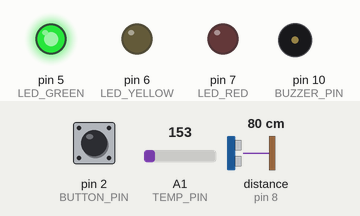
Recording of a sketch running on a simulated Arduino Uno, built with avr-gcc and run on an emulated ATmega328P. On the bench: output pins drawn as LEDs (lit = HIGH), buzzer (waves = sounding). Wiring (inferred from the names in the program): ultrasonic range finder: trigger pin 9; echo pin 8. The inputs (shaded band) are chosen by the test bench; at power-on: distance to the obstacle (sensor on pin 8) 80 cm, A1 (TEMP_PIN) = 153, pin 2 (BUTTON_PIN) HIGH. The echo pulse lasts 58.3 µs per cm; pins used as bus, display or sensor lines are not drawn; what the sketch prints to the serial monitor is not drawn.

Above: at 2.2 s.
2.3 s: distance to the obstacle (sensor on pin 8) set to 2 cm
At 4.24 s:
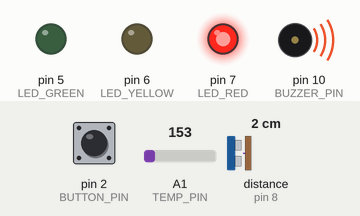
5.3 s: distance to the obstacle (sensor on pin 8) set to 19 cm
At 5.54 s:
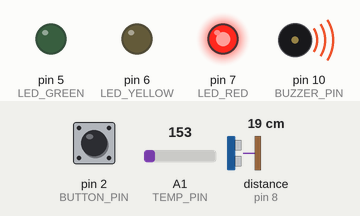
8.3 s: distance to the obstacle (sensor on pin 8) set to 23 cm
At 9.3 s:
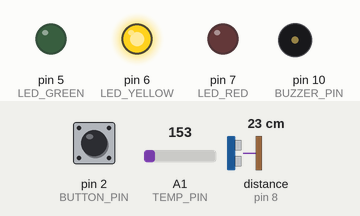
9.8 s: A1 (TEMP_PIN) set to 174
11.3 s: A1 (TEMP_PIN) set to 194
At 12.6 s:
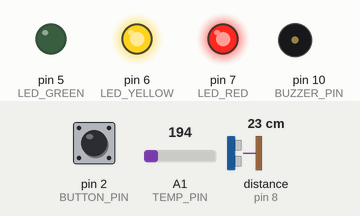
13.4 s: A1 (TEMP_PIN) set to 175
At 13.9 s:
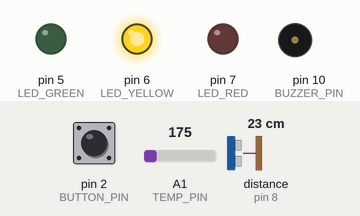
Timing chart, 0 to 15.9 s (numbered marks = the images above; inputs shaded):
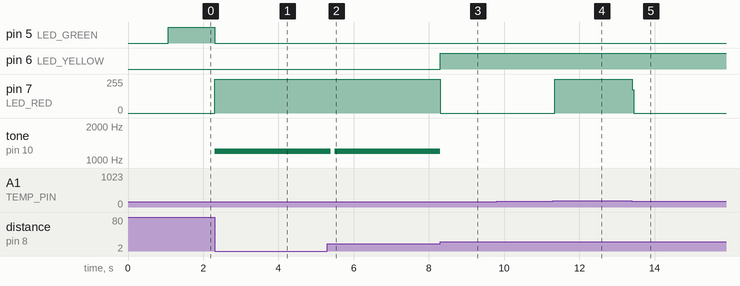

The sketch:

Distance_Temp_Sensor.ino
```cpp
// ============================================================================
// Distance and Temperature Sensing with Alert System
// ============================================================================
// Project: Advanced sensor monitoring with LED indicators and buzzer alerts
// Author: Your Name
// Date: September 2026
// Description: Monitors distance and temperature with visual/audio alerts
//              and silent mode toggle
// ============================================================================

// ============================================================================
// PIN DEFINITIONS
// ============================================================================
const int TRIG_PIN    = 9;      // Ultrasonic trigger pin
const int ECHO_PIN    = 8;      // Ultrasonic echo pin
const int TEMP_PIN    = A1;     // Temperature sensor analog pin
const int BUTTON_PIN  = 2;      // Mode toggle button pin
const int BUZZER_PIN  = 10;     // Buzzer/speaker pin
const int LED_GREEN   = 5;      // Safe status LED
const int LED_YELLOW  = 6;      // Warning status LED
const int LED_RED     = 7;      // Danger status LED

// ============================================================================
// THRESHOLD VALUES
// ============================================================================
const int DIST_SAFE    = 50;    // Safe distance (cm)
const int DIST_WARN    = 20;    // Warning distance (cm)
const float TEMP_ALERT = 40.0;  // Temperature alert threshold (°C)

// ============================================================================
// GLOBAL VARIABLES
// ============================================================================
bool mode_silent = false;          // Silent mode flag
unsigned long Time = 0;            // Buzzer timing variable
bool buzzerOn = false;             // Buzzer state tracker

// ============================================================================
// SETUP - Runs once when Arduino starts
// ============================================================================
void setup() {
  // Initialize Serial Communication
  Serial.begin(9600);

  // Configure Ultrasonic Sensor Pins
  pinMode(TRIG_PIN, OUTPUT);       // Trigger as output
  pinMode(ECHO_PIN, INPUT);        // Echo as input

  // Configure Input Button
  pinMode(BUTTON_PIN, INPUT_PULLUP); // Button with internal pullup

  // Configure Output Devices
  pinMode(BUZZER_PIN, OUTPUT);     // Buzzer pin
  pinMode(LED_GREEN, OUTPUT);      // Green LED
  pinMode(LED_YELLOW, OUTPUT);     // Yellow LED
  pinMode(LED_RED, OUTPUT);        // Red LED

  Serial.println("====================================");
  Serial.println("Advanced Sensor Monitoring System");
  Serial.println("System Initialized!");
  Serial.println("====================================");
  delay(1000);
}

// ============================================================================
// MAIN LOOP - Runs repeatedly
// ============================================================================
void loop() {

  // ========== STEP 1: Read Distance from Ultrasonic Sensor ==========
  float distance = measureDistance();

  // ========== STEP 2: Read Temperature from Analog Sensor ==========
  float realtemp = measureTemperature();

  // ========== STEP 3: Determine Status Based on Distance ==========
  bool objectTooClose = false;

  if (distance > DIST_SAFE) {
    // ===== SAFE STATUS (Green) =====
    digitalWrite(LED_GREEN, HIGH);
    digitalWrite(LED_YELLOW, LOW);
    digitalWrite(LED_RED, LOW);
    noTone(BUZZER_PIN);
    buzzerOn = false;

  } else if (distance <= DIST_SAFE && distance > DIST_WARN) {
    // ===== WARNING STATUS (Yellow) =====
    digitalWrite(LED_GREEN, LOW);
    digitalWrite(LED_YELLOW, HIGH);
    digitalWrite(LED_RED, LOW);
    noTone(BUZZER_PIN);
    buzzerOn = false;

  } else {
    // ===== DANGER STATUS (Red) =====
    digitalWrite(LED_GREEN, LOW);
    digitalWrite(LED_YELLOW, LOW);
    digitalWrite(LED_RED, HIGH);
    objectTooClose = true;
    tone(BUZZER_PIN, 1200);  // 1200 Hz buzzer
    buzzerOn = true;
  }

  // ========== STEP 4: Check Temperature Alert ==========
  if (realtemp >= TEMP_ALERT) {
    digitalWrite(LED_RED, HIGH);  // Enable red LED for high temp
  }

  // ========== STEP 5: Handle Button Press for Silent Mode ==========
  handleButtonPress();

  // ========== STEP 6: Apply Silent Mode ==========
  if (mode_silent) {
    noTone(BUZZER_PIN);
    buzzerOn = false;
  }

  // ========== STEP 7: Buzzer Beeping in Alert Mode ==========
  if (objectTooClose && !mode_silent) {
    if (millis() - Time >= 200) {  // 200ms beep interval
      if (!buzzerOn) {
        tone(BUZZER_PIN, 1200);
        buzzerOn = true;
      } else {
        noTone(BUZZER_PIN);
        buzzerOn = false;
      }
      Time = millis();
    }
  }

  // ========== STEP 8: Log Data to Serial Monitor ==========
  logSensorData(distance, realtemp, objectTooClose);
}

// ============================================================================
// FUNCTION: Measure Distance from Ultrasonic Sensor
// ============================================================================
float measureDistance() {
  // Send trigger pulse
  digitalWrite(TRIG_PIN, LOW);
  delayMicroseconds(2);

  digitalWrite(TRIG_PIN, HIGH);
  delayMicroseconds(10);

  digitalWrite(TRIG_PIN, LOW);

  // Measure echo time
  long duration = pulseIn(ECHO_PIN, HIGH);

  // Calculate distance
  // Formula: Distance = (Speed × Time) / 2
  // Speed of sound = 343 m/s = 0.0343 cm/µs
  float distance = duration * 0.0343 / 2.0;

  return distance;
}

// ============================================================================
// FUNCTION: Measure Temperature from Analog Sensor
// ============================================================================
float measureTemperature() {
  // Read analog value (0-1023)
  int temp = analogRead(TEMP_PIN);

  // Convert to voltage (0-5V)
  float voltage = temp * 5.0 / 1023.0;

  // Convert voltage to temperature (LM35: 10mV per °C)
  // Offset 0.5V at 0°C
  float realtemp = (voltage - 0.5) * 100.0;

  return realtemp;
}

// ============================================================================
// FUNCTION: Handle Button Press for Mode Toggle
// ============================================================================
void handleButtonPress() {
  static bool lastButtonState = HIGH;
  bool currentButtonState = digitalRead(BUTTON_PIN);

  // Detect button press (HIGH to LOW transition)
  if (currentButtonState == LOW && lastButtonState == HIGH) {
    mode_silent = !mode_silent;  // Toggle silent mode
    delay(50);  // Debounce delay

    // Provide feedback
    if (mode_silent) {
      Serial.println(">> SILENT MODE ENABLED");
    } else {
      Serial.println(">> MONITORING MODE ENABLED");
    }
  }

  lastButtonState = currentButtonState;
}

// ============================================================================
// FUNCTION: Log Sensor Data to Serial Monitor
// ============================================================================
void logSensorData(float distance, float realtemp, bool objectTooClose) {
  static unsigned long lastLogTime = 0;

  // Log every 1000ms (1 second)
  if (millis() - lastLogTime >= 1000) {

    Serial.println("----------------------------");

    // Display current mode
    Serial.print("Mode: ");
    Serial.println(mode_silent ? "SILENT" : "MONITORING");

    // Display distance
    Serial.print("Distance: ");
    Serial.print(distance);
    Serial.println(" cm");

    // Display temperature
    Serial.print("Temperature: ");
    Serial.print(realtemp);
    Serial.println(" °C");

    // Display warnings
    if (objectTooClose) {
      Serial.println("⚠️  WARNING: Object too close!");
    }

    if (realtemp >= TEMP_ALERT) {
      Serial.println("🔴 ALERT: High Temperature Detected!");
    }

    Serial.println("----------------------------");
    Serial.println("");

    lastLogTime = millis();
  }
}

// ============================================================================
// CONFIGURATION GUIDE
// ============================================================================
/*
 * PINOUT:
 * Pin 2 (D2)   → Button (with pullup)
 * Pin 5 (D5)   → Green LED (Safe)
 * Pin 6 (D6)   → Yellow LED (Warning)
 * Pin 7 (D7)   → Red LED (Danger)
 * Pin 8 (D8)   → Ultrasonic Echo
 * Pin 9 (D9)   → Ultrasonic Trigger
 * Pin 10 (D10) → Buzzer
 * Pin A1 (A1)  → Temperature Sensor (LM35)
 * 5V           → Power for all components
 * GND          → Ground for all components
 *
 * THRESHOLDS (CUSTOMIZABLE):
 * - DIST_SAFE = 50cm  (Green LED)
 * - DIST_WARN = 20cm  (Yellow LED)
 * - TEMP_ALERT = 40°C (Red LED trigger)
 *
 * SERIAL OUTPUT:
 * - Baud Rate: 9600
 * - Updates every 1 second
 * - Shows mode, distance, temperature, alerts
 *
 * FEATURES:
 * ✓ Real-time distance monitoring (HC-SR04)
 * ✓ Temperature monitoring (LM35)
 * ✓ Multi-color LED status indicators
 * ✓ Audio alerts with buzzer
 * ✓ Silent mode toggle button
 * ✓ Serial data logging
 * ✓ Customizable thresholds
 */

// ============================================================================
// END OF CODE
// ============================================================================
```

Measured:
- the behaviour switches between 20 and 21 cm on distance to the obstacle (sensor on pin 8) (found by bisection; images 2 and 3)
- the behaviour switches between 184 and 185 on A1 (TEMP_PIN) (found by bisection; images 3 and 4)
- after the input at 2.3 s, pin 5 (LED_GREEN): HIGH → LOW at once; pin 7 (LED_RED): 0/255 → 255/255 at once; tone on pin 10 (BUZZER_PIN): silent → 1200 Hz at once
- after the input at 5.3 s, tone on pin 10 (BUZZER_PIN): 1200 Hz → silent after 0.09 s, → 1200 Hz 0.10 s later
- after the input at 8.3 s, pin 6 (LED_YELLOW): LOW → HIGH at once; pin 7 (LED_RED): 255/255 → 0/255 at once; tone on pin 10 (BUZZER_PIN): 1200 Hz → silent at once
- after the input at 9.8 s, every drawn part: stays the same
- after the input at 11.3 s, pin 7 (LED_RED): 0/255 → 253/255 after 0.05 s, → 255/255 0.60 s later
- after the input at 13.4 s, pin 7 (LED_RED): 255/255 → 0/255 at once
